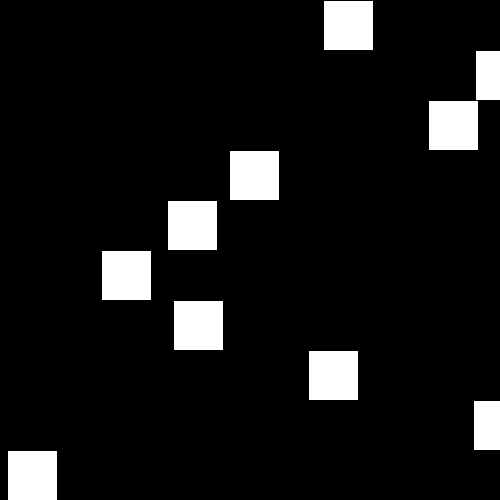
Frame 1 (no input)
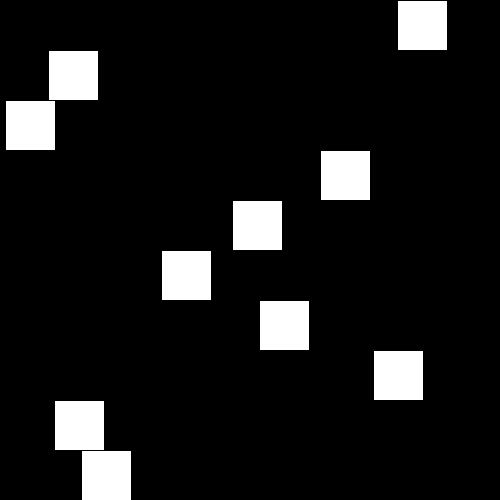
Frame 60 (the mouse pressed at the canvas centre just before this capture)
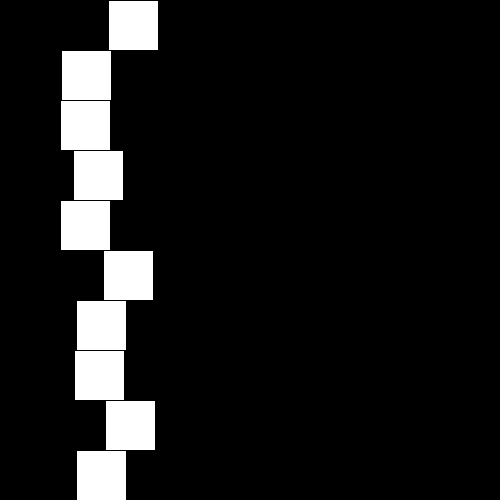
Frame 120 (the mouse held since frame 60 and released just before this capture)

The Processing sketch that drew these frames (run headless with seeded random() and noise(); from frame 60 on, the mouse is pressed at the canvas centre):

// Processing sketch: ejer4CuadradosConArreglos
// ── ejer4CuadradosConArreglos.pde
float px1, px2, px3;
float dx1, dx2, dx3;
float [] px; // declaro un arreglo de tipo flotante
float [] dx;

void setup() {
  size(500, 500);
  px = new float[10]; // dimensiono, damos tamaño de 10 espacios de memoria
  dx = new float[10];
  /*px[0] = random(1, 2);
   px[1] = random(1, 2);
   px[2] = random(1, 2);*/
  for (int i=0; i<10; i++) {
    px[i] = random(width);
    dx[i] = random(1, 2); // en cada repeticiòn de i carga un nuevo valor
  }

  px1 = 0;
  px2 = 0;
  px3 = 0;
  dx1 = random(1, 2);
  dx2 = random(1, 2);
  dx3 = random(1, 2);
}
void draw() {
  background(0);
  for (int i=0; i<10; i++) {
    rect(px[i], i*50, 50, 50);
    if (px[i]>width) {
      px[i] =0;
    }
    px[i] = px[i]+dx[i];
  }
  /*rect(px1, 0, 50, 50);
   rect(px2, 50, 50, 50);
   rect(px3, 100, 50, 50);
   px1 += dx1;
   px2 += dx2;
   px3 += dx3;*/
}
void mousePressed() {
  for (int i=0; i<10; i++) {
    px[i] = 0;
    dx[i] = random(1, 2); // en cada repeticiòn de i carga un nuevo valor
  }
}
